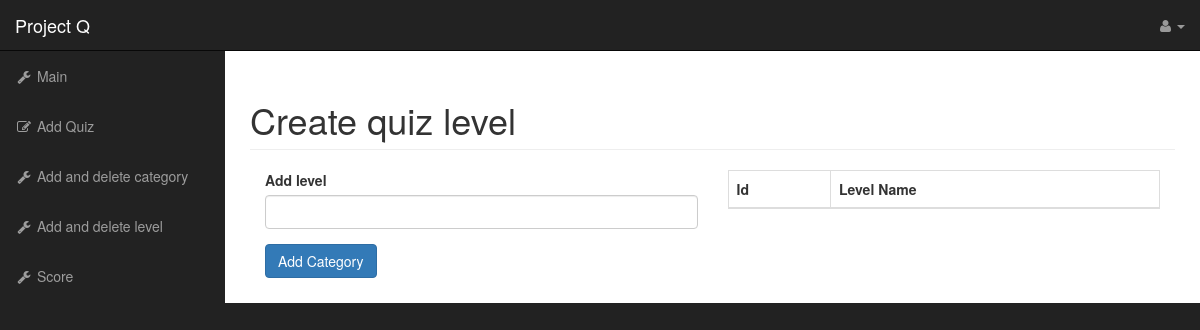
Before: /admin/create_level.php with the older database file.
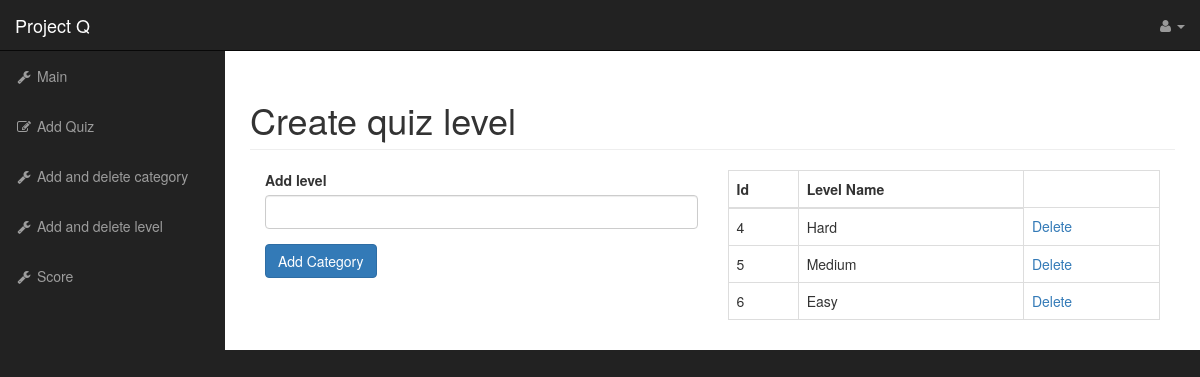
After: the same page with the newer database file.
### tables this page shows
CREATE TABLE `levels` (
  `id` int(11) NOT NULL,
  `name` varchar(50) NOT NULL
);

### admin/create_level.php (the view, shortened to what this page needs)
<?php include("includes/header.php"); ?>
    <div id="wrapper">
        <?php include("includes/navigation.php") ?>
        <div id="page-wrapper">
            <div class="container-fluid">
                <div class="row">
                    <div class="col-lg-12">
                    <form action="" method="post" enctype="multipart/form-data">
                            <h1 class="page-header">
                                Create quiz level
                            </h1>
                        <div class="col-xs-6">
                            <form action="" method="post">
                                <div class="form-group">
                                   <label for="cat_title">Add level</label>
                                    <input type="text" class="form-control" name="cat_title">
                                </div>
                                <div class="form-group">
                                    <input class="btn btn-primary" type="submit" name="submit" value="Add Category">
                                </div>
                            </form>
                        </div>
                        <div class="col-xs-6">
                            <table class="table table-bordered table-hover">
                                <thead>
                                    <tr>
                                        <th>Id</th>
                                        <th>Level Name</th>
                                    </tr>
                                </thead>
<?php
$query = "SELECT * FROM levels";
$levels = $mysqli->query($query) or die($mysqli->error.__Line__);
while ($row = mysqli_fetch_assoc($levels)){
    $id = $row['id'];
    $name = $row['name'];
    echo "<tr>";
    echo "<td>{$id}</td>";
    echo "<td>{$name}</td>";
    echo "<td> <a href='create_level.php?delete={$id}'> Delete </a> </td>";
    echo "</tr>";
}
?>
                            </table>
                        </div>
                    </form>
                    </div>
                </div>
            </div>
        </div>
    </div>
</body>
</html>

### admin/includes/header.php (shortened to what this page needs)
<!DOCTYPE html>
<html lang="en">
<head>
    <link href="css/bootstrap.min.css" rel="stylesheet">
    <link href="css/sb-admin.css" rel="stylesheet">
    <link href="font-awesome/css/font-awesome.min.css" rel="stylesheet" type="text/css">
</head>
<body>

### admin/includes/navigation.php (shortened to what this page needs)
   <nav class="navbar navbar-inverse navbar-fixed-top" role="navigation">
    <div class="navbar-header">
        <a class="navbar-brand" href="../index.php">Project Q</a>
    </div>
    <ul class="nav navbar-right top-nav">
        <?php
        $query = "SELECT * FROM users WHERE username='".$_SESSION['user_name']."'";
        $select_name_surname = $mysqli->query($query) or die($mysqli->error.__LINE__);
        $row = mysqli_fetch_assoc($select_name_surname);
        $name = $row['name'];
        $surname = $row['surname'];
        ?>
        <li class="dropdown">
            <a href="#" class="dropdown-toggle" data-toggle="dropdown"><i class="fa fa-user"></i> <?php echo $name ." ". $surname; ?> <b class="caret"></b></a>
        </li>
    </ul>
    <div class="collapse navbar-collapse navbar-ex1-collapse">
        <ul class="nav navbar-nav side-nav">
            <li>
                <a href="./index.php"><i class="fa fa-fw fa-wrench"></i> Main</a>
            </li>
            <li>
                <a href="./create.php"><i class="fa fa-fw fa-edit"></i> Add Quiz</a>
            </li>
            <li>
                <a href="./create_category.php"><i class="fa fa-fw fa-wrench"></i> Add and delete category</a>
            </li>
            <li>
                <a href="./create_level.php"><i class="fa fa-fw fa-wrench"></i> Add and delete level</a>
            </li>
            <li>
                <a href="./score.php"><i class="fa fa-fw fa-wrench"></i> Score</a>
            </li>
        </ul>
    </div>
</nav>

### admin/css/sb-admin.css (style rules this page uses)
body { margin-top: 100px; background-color: #222; }
@media (min-width:768px) { body { margin-top: 50px; } }
#wrapper { padding-left: 0; }
#page-wrapper { width: 100%; padding: 0; background-color: #fff; }
@media (min-width:768px) { #wrapper { padding-left: 225px; } }
@media (min-width:768px) { #page-wrapper { padding: 10px; } }
.top-nav { padding: 0 15px; }
.top-nav>li { display: inline-block; float: left; }
.top-nav>li>a { padding-top: 15px; padding-bottom: 15px; line-height: 20px; color: #999; }
@media (min-width:768px) { .side-nav { position: fixed; top: 51px; left: 225px; width: 225px; margin-left: -225px; border: none; border-radius: 0; overflow-y: auto; background-color: #222; } }
@media (min-width:768px) { .side-nav>li>a { width: 225px; } }

Changed rows visible on the page:
added levels: id "4", name "Hard"
added levels: id "5", name "Medium"
added levels: id "6", name "Easy"
